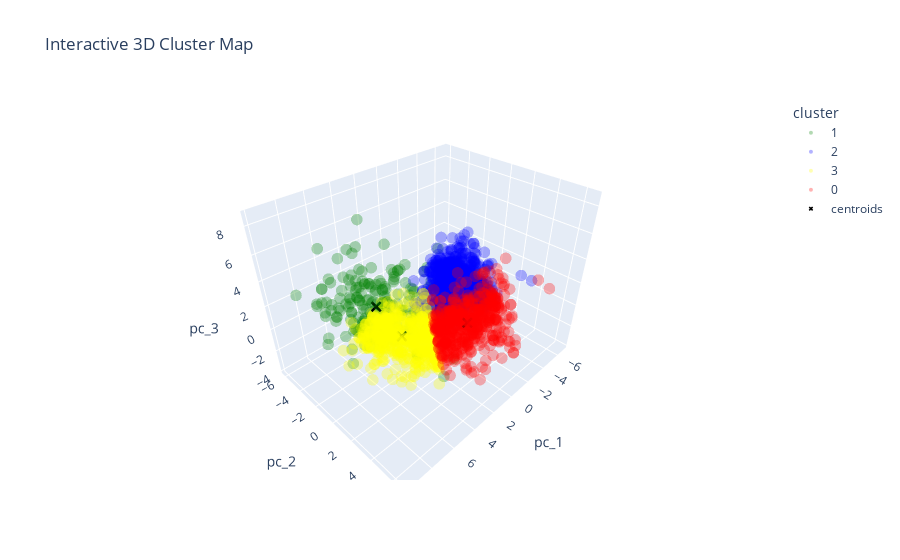

Notebook source saved alongside this figure:
### Markdown cell above
This 3d plot gives us a better angle at the clustering. It looks like there are distinct clusters here with little to no separation. Let's try to get a little more dynamic view of the clustering for a closer look into these groupings.

### Code cell
df_pca["cluster"] = pca_pred.astype('str')

fig = px.scatter_3d(
    df_pca,
    x="pc_1",
    y="pc_2",
    z="pc_3",
    color = "cluster",
    color_discrete_map ={'0':'red', '1':"green",'2':"blue",'3':"yellow"},
    title = "Interactive 3D Cluster Map",
    opacity = 0.3
)

fig.add_trace(go.Scatter3d(
    x = centroids[:,0],
    y=centroids[:,1],
    z=centroids[:,2],
    name="centroids",
    mode="markers",
    marker=dict(
        size = 20,
        color = 'black',
        symbol='x'
    )
    )
    
)


fig.update_traces(marker=dict(size=4))
fig.show()

### Figure 1 — Plotly figure (JSON) as saved in the notebook; plotly's stock layout.template omitted (floating-point values rounded to 4 significant figures; data arrays with more than 128 entries replaced by an {"elided": "..."} marker saying what was removed)
{"data": [{"hovertemplate": "cluster=1<br>pc_1=%{x}<br>pc_2=%{y}<br>pc_3=%{z}<extra></extra>", "legendgroup": "1", "marker": {"color": "green", "opacity": 0.3, "size": 4, "symbol": "circle"}, "mode": "markers", "name": "1", "scene": "scene", "showlegend": true, "type": "scatter3d", "x": {"elided": "191 float values"}, "y": {"elided": "191 float values"}, "z": {"elided": "191 float values"}}, {"hovertemplate": "cluster=2<br>pc_1=%{x}<br>pc_2=%{y}<br>pc_3=%{z}<extra></extra>", "legendgroup": "2", "marker": {"color": "blue", "opacity": 0.3, "size": 4, "symbol": "circle"}, "mode": "markers", "name": "2", "scene": "scene", "showlegend": true, "type": "scatter3d", "x": {"elided": "960 float values"}, "y": {"elided": "960 float values"}, "z": {"elided": "960 float values"}}, {"hovertemplate": "cluster=3<br>pc_1=%{x}<br>pc_2=%{y}<br>pc_3=%{z}<extra></extra>", "legendgroup": "3", "marker": {"color": "yellow", "opacity": 0.3, "size": 4, "symbol": "circle"}, "mode": "markers", "name": "3", "scene": "scene", "showlegend": true, "type": "scatter3d", "x": {"elided": "554 float values"}, "y": {"elided": "554 float values"}, "z": {"elided": "554 float values"}}, {"hovertemplate": "cluster=0<br>pc_1=%{x}<br>pc_2=%{y}<br>pc_3=%{z}<extra></extra>", "legendgroup": "0", "marker": {"color": "red", "opacity": 0.3, "size": 4, "symbol": "circle"}, "mode": "markers", "name": "0", "scene": "scene", "showlegend": true, "type": "scatter3d", "x": {"elided": "527 float values"}, "y": {"elided": "527 float values"}, "z": {"elided": "527 float values"}}, {"marker": {"color": "black", "size": 4, "symbol": "x"}, "mode": "markers", "name": "centroids", "type": "scatter3d", "x": [-0.4487, 5.881, -2.83, 3.303], "y": [2.265, -0.04179, -0.8324, -0.6981], "z": [-0.5045, 3.127, 0.4185, -1.323]}], "layout": {"legend": {"title": {"text": "cluster"}, "tracegroupgap": 0}, "scene": {"domain": {"x": [0, 1], "y": [0, 1]}, "xaxis": {"title": {"text": "pc_1"}}, "yaxis": {"title": {"text": "pc_2"}}, "zaxis": {"title": {"text": "pc_3"}}}, "title": {"text": "Interactive 3D Cluster Map"}}}
